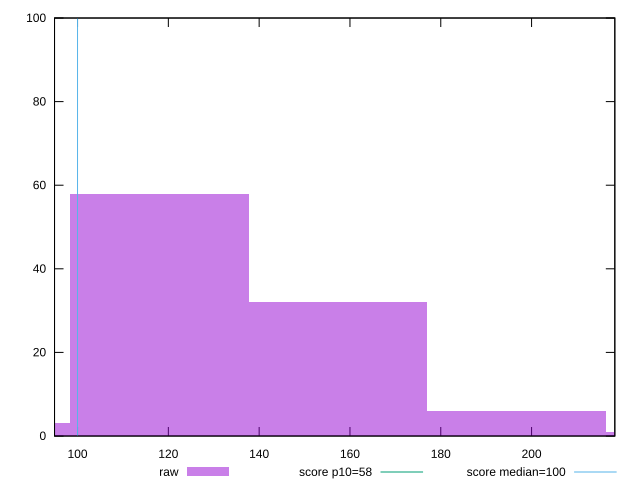

The gnuplot source for this figure:
reset

$raw <<EOF
196.72821603967134 6
236.07385924760558 1
157.38257283173706 32
118.03692962380279 58
78.69128641586853 3
EOF

set key outside below
set boxwidth 39.345643207934266
set xrange [94.93333333333334:218.33333333333312]
set yrange [0:100]
set trange [0:100]
set style fill transparent solid 0.5 noborder

set parametric
set terminal svg size 640, 490 enhanced background rgb 'white'
set output "report_00009_2021-02-08T22-37-41.559Z/estimated-input-latency/samples/pages/raw/histogram.svg"

plot $raw title "raw" with boxes, \
     58,t title "score p10=58", \
     100,t title "score median=100"

reset
